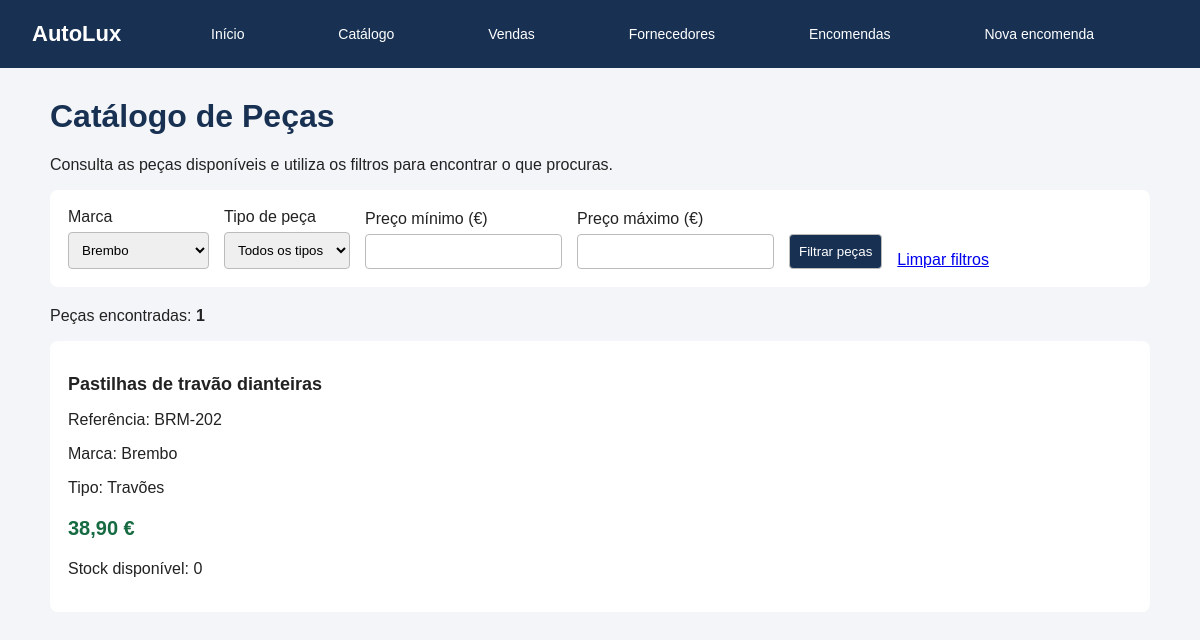
/catalogo.php?marca=Brembo, run on the app's committed database.
### tables this page shows
CREATE TABLE IF NOT EXISTS pecas (
    id INT AUTO_INCREMENT PRIMARY KEY,
    referencia VARCHAR(50) NOT NULL UNIQUE,
    nome VARCHAR(150) NOT NULL,
    marca VARCHAR(80) NOT NULL,
    fornecedor_id INT NULL,
    tipo VARCHAR(80) NOT NULL,
    preco DECIMAL(10,2) NOT NULL,
    stock INT NOT NULL DEFAULT 0
);

### catalogo.php (the view, shortened to what this page needs)
<?php
require_once __DIR__ . '/config/database.php';
$marca = trim($_GET['marca'] ?? '');
$precoMin = trim($_GET['preco_min'] ?? '');
$precoMax = trim($_GET['preco_max'] ?? '');
$sql = 'SELECT id, referencia, nome, marca, tipo, preco, stock
        FROM pecas
        WHERE 1 = 1';
$parametros = [];
if ($marca !== '') {
    $sql .= ' AND marca = :marca';
    $parametros['marca'] = $marca;
}
$sql .= ' ORDER BY nome ASC';
$stmt = $pdo->prepare($sql);
$stmt->execute($parametros);
$pecas = $stmt->fetchAll();
$marcas = $pdo->query(
    'SELECT DISTINCT marca FROM pecas ORDER BY marca'
)->fetchAll(PDO::FETCH_COLUMN);
function escapar($valor) {
    return htmlspecialchars((string) $valor, ENT_QUOTES, 'UTF-8');
}
?>
<!DOCTYPE html>
<html lang="pt">
<head>
    <link rel="stylesheet" href="assets/menu.css">
</head>
<body>
    <?php include __DIR__ . '/includes/menu.php'; ?>
    <main class="conteudo-pagina">
    <h1>Catálogo de Peças</h1>
    <p>Consulta as peças disponíveis e utiliza os filtros para encontrar o que procuras.</p>
    <form method="GET" action="catalogo.php">
        <div class="filtros">
            <div class="campo">
                <label for="marca">Marca</label>
                <select name="marca" id="marca">
                    <?php foreach ($marcas as $opcao): ?>
                        <option value="<?= escapar($opcao) ?>"
                            <?= $marca === $opcao ? 'selected' : '' ?>>
                            <?= escapar($opcao) ?>
                        </option>
                    <?php endforeach; ?>
                </select>
            </div>
            <div class="campo">
                <label for="tipo">Tipo de peça</label>
                <select name="tipo" id="tipo">
                    <option value="">Todos os tipos</option>
                </select>
            </div>
            <div class="campo">
                <label for="preco_min">Preço mínimo (€)</label>
                <input type="number" name="preco_min" id="preco_min"
                    min="0" step="0.01"
                    value="<?= escapar($precoMin) ?>">
            </div>
            <div class="campo">
                <label for="preco_max">Preço máximo (€)</label>
                <input type="number" name="preco_max" id="preco_max"
                    min="0" step="0.01"
                    value="<?= escapar($precoMax) ?>">
            </div>
            <button type="submit">Filtrar peças</button>
            <a href="catalogo.php">Limpar filtros</a>
        </div>
    </form>
    <p>Peças encontradas: <strong><?= count($pecas) ?></strong></p>
    <div class="pecas">
        <?php if (count($pecas) === 0): ?>
            <p>Não foram encontradas peças com os filtros selecionados.</p>
        <?php else: ?>
            <?php foreach ($pecas as $peca): ?>
                <article class="peca">
                    <h2><?= escapar($peca['nome']) ?></h2>
                    <p>Referência: <?= escapar($peca['referencia']) ?></p>
                    <p>Marca: <?= escapar($peca['marca']) ?></p>
                    <p>Tipo: <?= escapar($peca['tipo']) ?></p>
                    <p class="preco">
                        <?= number_format((float) $peca['preco'], 2, ',', '.') ?> €
                    </p>
                    <p>Stock disponível: <?= (int) $peca['stock'] ?></p>
                </article>
            <?php endforeach; ?>
        <?php endif; ?>
    </div>
    </main>
</body>
</html>

### catalogo.php (style rules this page uses)
* { box-sizing: border-box; }
body { margin: 0; padding: 0; width: 100%; max-width: none; font-family: Arial, sans-serif; background: #f3f5f8; color: #222; }
.conteudo-pagina { width: min(1100px, 92%); margin: 30px auto; }
h1 { color: #183153; }
form, .peca { background: white; padding: 18px; border-radius: 8px; margin-bottom: 20px; }
.filtros { display: flex; flex-wrap: wrap; gap: 15px; align-items: end; }
.campo { display: flex; flex-direction: column; gap: 6px; }
input, select, button { padding: 9px; border: 1px solid #bbb; border-radius: 4px; }
button { background: #183153; color: white; cursor: pointer; }
.pecas { display: grid; grid-template-columns: repeat(auto-fit, minmax(230px, 1fr)); gap: 15px; }
.peca h2 { font-size: 18px; }
.preco { font-size: 20px; font-weight: bold; color: #176b42; }

### data on the page
pecas: nome "Pastilhas de travão dianteiras", referencia "BRM-202", marca "Brembo", tipo "Travões", preco "38,90", stock "0"

### other printed values
count($pecas) "1"
form field marca "Brembo"
